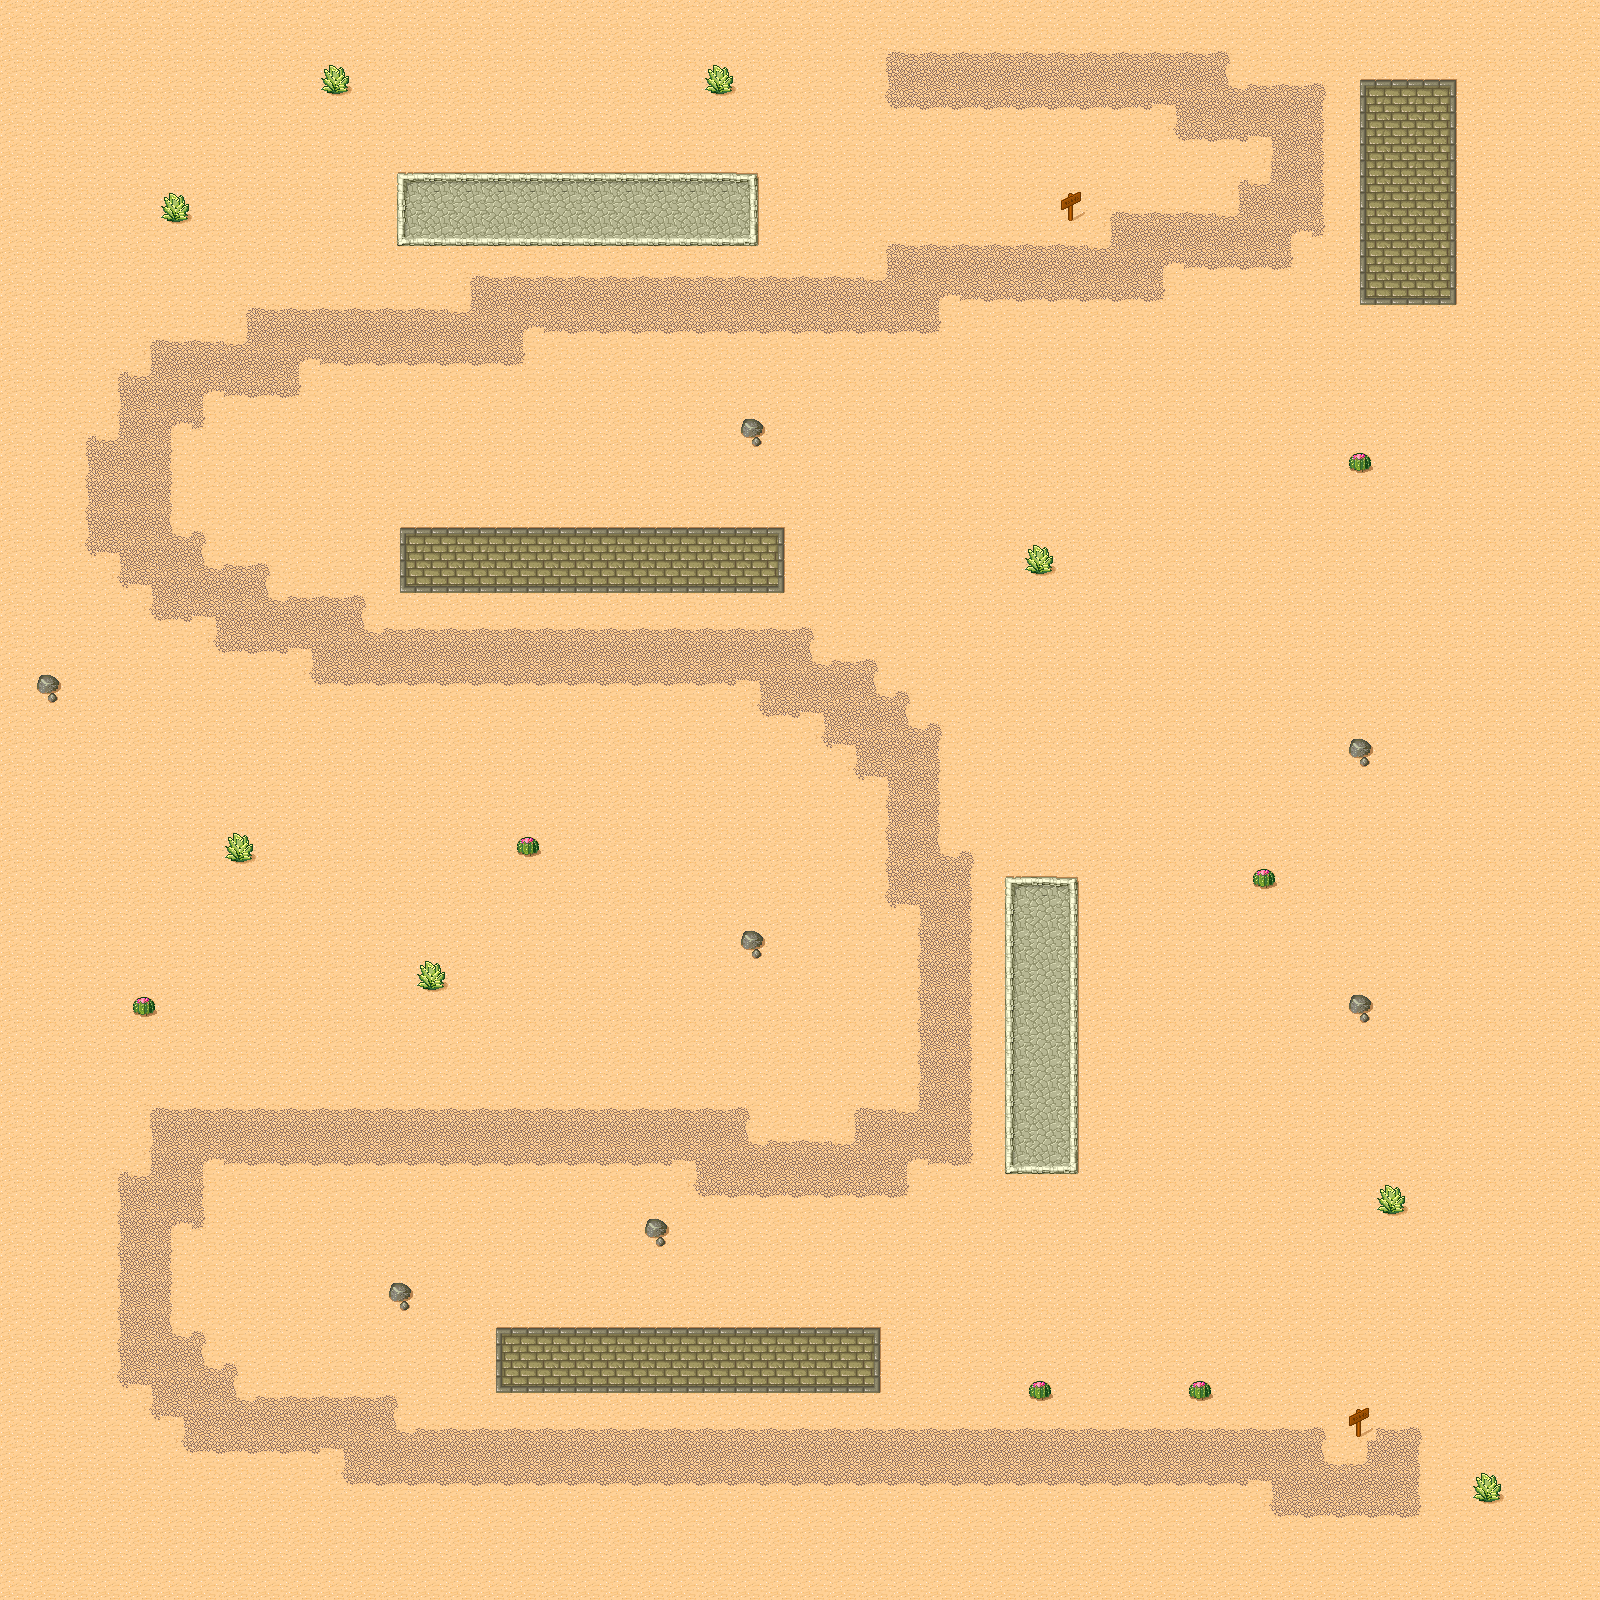

A 2D game scene composited from a Tiled map and its tileset images. What follows is a short description and the map's XML, with each tile layer's data collapsed to a summary:
An orthogonal 50x50 tile map with 32x32 px tiles, 1 tile layer (Capa de Patrones 1).

<map version="1.0" orientation="orthogonal" renderorder="right-down" width="50" height="50" tilewidth="32" tileheight="32" nextobjectid="1">
 <tileset firstgid="1" name="uwu" tilewidth="32" tileheight="32" spacing="1" margin="1" tilecount="48" columns="8">
  <image source="tmw_desert_spacing.png" width="265" height="199" />
  <terraintypes>
   <terrain name="1" tile="-1" />
   <terrain name="2" tile="-1" />
   <terrain name="3" tile="-1" />
   <terrain name="Nuevo Terreno" tile="-1" />
  </terraintypes>
  <tile id="0" terrain=",,,0" />
  <tile id="1" terrain=",,0,0" />
  <tile id="2" terrain=",,0," />
  <tile id="3" terrain="2,2,2," />
  <tile id="4" terrain="2,2,,2" />
  <tile id="5" terrain=",,,2" />
  <tile id="6" terrain=",,2,2" />
  <tile id="7" terrain=",,2," />
  <tile id="8" terrain=",0,,0" />
  <tile id="9" terrain="0,0,0,0" />
  <tile id="10" terrain="0,,0," />
  <tile id="11" terrain="2,,2,2" />
  <tile id="12" terrain=",2,2,2" />
  <tile id="13" terrain=",2,,2" />
  <tile id="14" terrain="2,2,2,2" />
  <tile id="15" terrain="2,,2," />
  <tile id="16" terrain=",0,," />
  <tile id="17" terrain="0,0,," />
  <tile id="18" terrain="0,,," />
  <tile id="19" terrain="0,0,0," />
  <tile id="20" terrain="0,0,,0" />
  <tile id="21" terrain=",2,," />
  <tile id="22" terrain="2,2,," />
  <tile id="23" terrain="2,,," />
  <tile id="24" terrain=",,,1" />
  <tile id="25" terrain=",,1,1" />
  <tile id="26" terrain=",,1," />
  <tile id="27" terrain="0,,0,0" />
  <tile id="28" terrain=",0,0,0" />
  <tile id="32" terrain=",1,,1" />
  <tile id="33" terrain="1,1,1,1" />
  <tile id="34" terrain="1,,1," />
  <tile id="35" terrain="1,1,1," />
  <tile id="36" terrain="1,1,,1" />
  <tile id="40" terrain=",1,," />
  <tile id="41" terrain="1,1,," />
  <tile id="42" terrain="1,,," />
  <tile id="43" terrain="1,,1,1" />
  <tile id="44" terrain=",1,1,1" />
 </tileset>
 <layer name="Capa de Patrones 1" width="50" height="50">
  <data>[2500 cells, 2500 non-empty, 36 distinct tile ids]</data>
 </layer>
</map>
